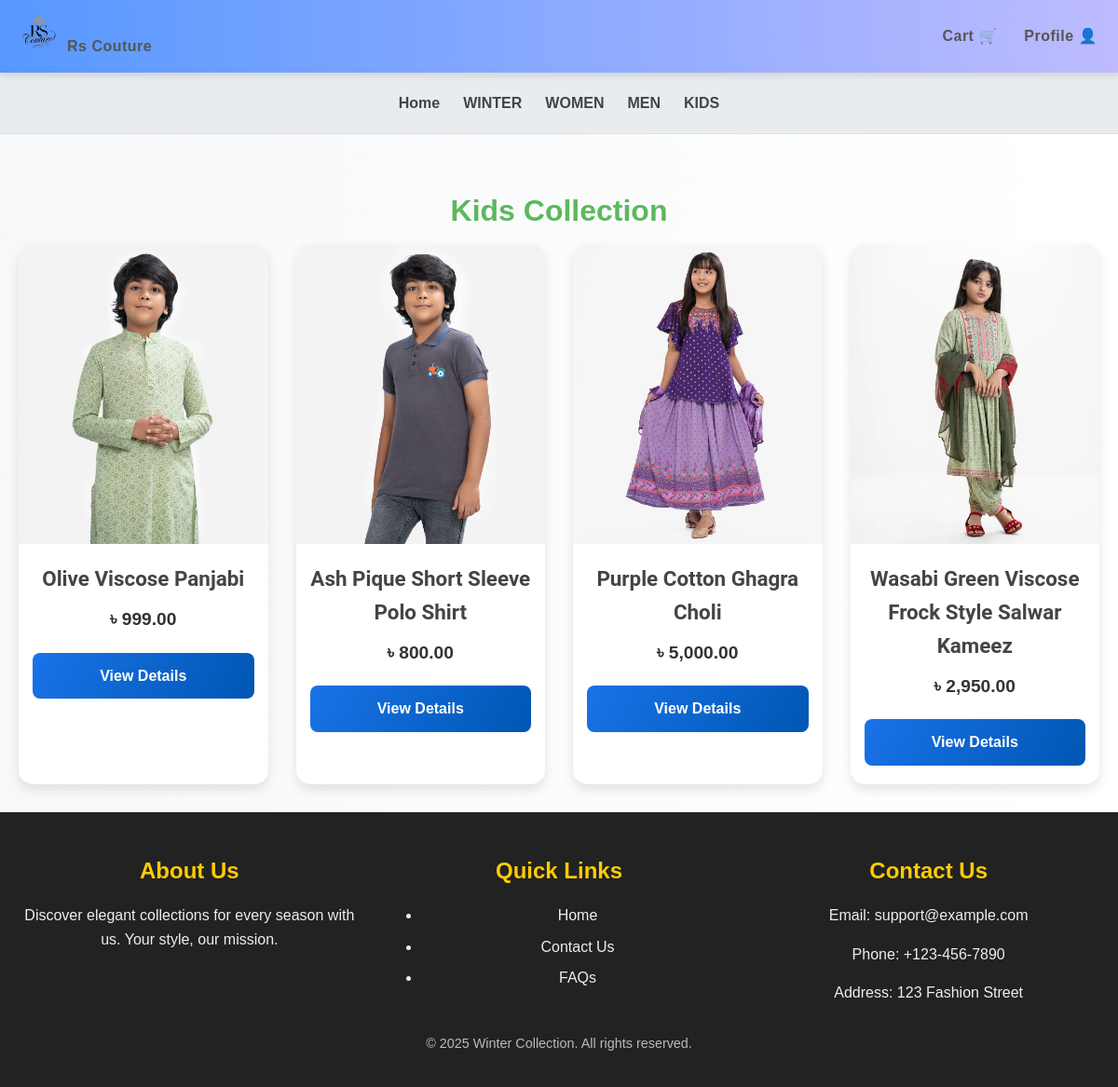
Page /kids.php on the committed database.
### tables this page shows
CREATE TABLE `kids` (
  `id` int(11) NOT NULL,
  `name` varchar(255) NOT NULL,
  `price` decimal(10,2) NOT NULL,
  `color` varchar(50) DEFAULT NULL,
  `sizes` enum('S','M','L','XL','XXL') DEFAULT NULL,
  `stock` int(11) NOT NULL,
  `description` text DEFAULT NULL,
  `images` text DEFAULT NULL,
  `created_at` timestamp NOT NULL DEFAULT current_timestamp()
);

### kids.php (the view, shortened to what this page needs)
<?php
$conn = new mysqli('localhost', 'root', '', 'fashion_store');
$winterQuery = "SELECT id, name, price, images FROM kids ORDER BY id DESC LIMIT 10";
$winterResult = $conn->query($winterQuery);
?>
 <?php include 'header.php'; ?>
<!DOCTYPE html>
<html lang="en">
<head>
    <link rel="stylesheet" href="style.css">
</head>
<body>
<div class="winter-section">
        <h2>Kids Collection</h2>
        <div class="product-grid">
            <?php while ($product = $winterResult->fetch_assoc()): ?>
                <?php
                    $images = explode(',', $product['images']);
                    $mainImage = $images[0];
                ?>
                <div class="product-card">
                <a href="product.php?id=<?php echo $product['id']; ?>&table=kids">
                        <img src="<?php echo $mainImage; ?>" alt="<?php echo $product['name']; ?>" class="product-image">
                        <h3><?php echo $product['name']; ?></h3>
                    </a>
                    <p class="product-price">৳ <?php echo number_format($product['price'], 2); ?></p>
                    <a href="product.php?id=<?php echo $product['id']; ?>&table=kids" class="view-details-button">View Details</a>
                </div>
            <?php endwhile; ?>
        </div>
    </div>
    <?php include 'footer.php'; ?>
</body>
</html>

### style.css (style rules this page uses)
body { margin: 0; font-family: 'Poppins', sans-serif; line-height: 1.6; background-color: #f8f9fa; color: #333; justify-content: center; align-items: center; }
a { text-decoration: none; color: inherit; transition: color 0.3s ease, text-shadow 0.3s ease; }
.winter-section { padding: 30px 20px; text-align: center; background: linear-gradient(to right, #f7f8fa, #ffffff); }
.winter-section h2 { font-size: 2rem; margin-bottom: 10px; color: #5cb85c; }
.winter-section p { font-size: 1.2rem; color: #333; }

### kids.php (style rules this page uses)
.product-grid { display: grid; grid-template-columns: repeat(auto-fit, minmax(250px, 1fr)); gap: 30px; justify-content: center; }
.product-card { background: #fff; border: none; border-radius: 15px; overflow: hidden; box-shadow: 0 6px 12px rgba(0, 0, 0, 0.1); transition: transform 0.3s ease-in-out, box-shadow 0.3s ease-in-out; position: relative; }
.product-card img { width: 100%; height: auto; transition: transform 0.4s ease; }
.product-card h3 { font-size: 1.4rem; margin: 20px 15px 10px; color: #444; font-family: 'Roboto', sans-serif; }
.product-price { font-size: 1.2rem; font-weight: bold; color: #1a73e8; margin: 0 15px 20px; font-family: 'Poppins', sans-serif; }
.view-details-button { display: block; margin: 0 15px 20px; padding: 12px 0; text-align: center; background: linear-gradient(120deg, #1a73e8, #0056b3); color: #fff; border-radius: 8px; text-decoration: none; font-weight: bold; font-family: 'Poppins', sans-serif; transition: all 0.3s ease; }

### rows in the picture
kids: shows a picture, name "Olive Viscose Panjabi", price "999.00"
kids: name (picture), name "Ash Pique Short Sleeve Polo Shirt", price "800.00"
kids: name (picture), name "Purple Cotton Ghagra Choli", price "5,000.00"
kids: name (picture), name "Wasabi Green Viscose Frock Style Salwar Kameez", price "2,950.00"
